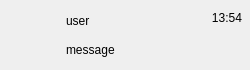
<?xml version="1.0" encoding="UTF-8"?>
<ui version="4.0">
 <class>ChatUserWid</class>
 <widget class="QWidget" name="ChatUserWid">
  <property name="geometry">
   <rect>
    <x>0</x>
    <y>0</y>
    <width>250</width>
    <height>70</height>
   </rect>
  </property>
  <layout class="QHBoxLayout" name="horizontalLayout">
   <property name="spacing">
    <number>10</number>
   </property>
   <property name="leftMargin">
    <number>8</number>
   </property>
   <property name="topMargin">
    <number>8</number>
   </property>
   <property name="rightMargin">
    <number>8</number>
   </property>
   <property name="bottomMargin">
    <number>8</number>
   </property>
   <item>
    <widget class="QWidget" name="icon_wid" native="true">
     <property name="minimumSize">
      <size>
       <width>48</width>
       <height>48</height>
      </size>
     </property>
     <property name="maximumSize">
      <size>
       <width>48</width>
       <height>48</height>
      </size>
     </property>
     <layout class="QGridLayout" name="gridLayout">
      <property name="leftMargin">
       <number>0</number>
      </property>
      <property name="topMargin">
       <number>0</number>
      </property>
      <property name="rightMargin">
       <number>0</number>
      </property>
      <property name="bottomMargin">
       <number>0</number>
      </property>
      <item row="0" column="0">
       <widget class="QLabel" name="icon_lb">
        <property name="minimumSize">
         <size>
          <width>46</width>
          <height>46</height>
         </size>
        </property>
        <property name="maximumSize">
         <size>
          <width>46</width>
          <height>46</height>
         </size>
        </property>
        <property name="text">
         <string/>
        </property>
        <property name="scaledContents">
         <bool>true</bool>
        </property>
       </widget>
      </item>
      <item row="0" column="0" alignment="Qt::AlignRight|Qt::AlignTop">
       <widget class="QLabel" name="red_point">
        <property name="minimumSize">
         <size>
          <width>12</width>
          <height>12</height>
         </size>
        </property>
        <property name="maximumSize">
         <size>
          <width>12</width>
          <height>12</height>
         </size>
        </property>
        <property name="text">
         <string/>
        </property>
       </widget>
      </item>
     </layout>
    </widget>
   </item>
   <item>
    <widget class="QWidget" name="user_info_wid" native="true">
     <layout class="QVBoxLayout" name="verticalLayout">
      <property name="spacing">
       <number>7</number>
      </property>
      <property name="leftMargin">
       <number>0</number>
      </property>
      <property name="topMargin">
       <number>2</number>
      </property>
      <property name="rightMargin">
       <number>0</number>
      </property>
      <property name="bottomMargin">
       <number>2</number>
      </property>
      <item>
       <widget class="QLabel" name="user_name_lb">
        <property name="text">
         <string>user</string>
        </property>
       </widget>
      </item>
      <item>
       <widget class="QLabel" name="user_chat_lb">
        <property name="text">
         <string>message</string>
        </property>
       </widget>
      </item>
     </layout>
    </widget>
   </item>
   <item>
    <widget class="QWidget" name="time_wid" native="true">
     <property name="minimumSize">
      <size>
       <width>46</width>
       <height>0</height>
      </size>
     </property>
     <layout class="QVBoxLayout" name="verticalLayout_2">
      <property name="leftMargin">
       <number>0</number>
      </property>
      <property name="topMargin">
       <number>3</number>
      </property>
      <property name="rightMargin">
       <number>0</number>
      </property>
      <property name="bottomMargin">
       <number>0</number>
      </property>
      <item>
       <widget class="QLabel" name="time_lb">
        <property name="alignment">
         <set>Qt::AlignRight|Qt::AlignTop</set>
        </property>
        <property name="text">
         <string>13:54</string>
        </property>
       </widget>
      </item>
      <item>
       <spacer name="verticalSpacer">
        <property name="orientation">
         <enum>Qt::Vertical</enum>
        </property>
        <property name="sizeHint" stdset="0">
         <size>
          <width>20</width>
          <height>20</height>
         </size>
        </property>
       </spacer>
      </item>
     </layout>
    </widget>
   </item>
  </layout>
 </widget>
 <resources/>
 <connections/>
</ui>
